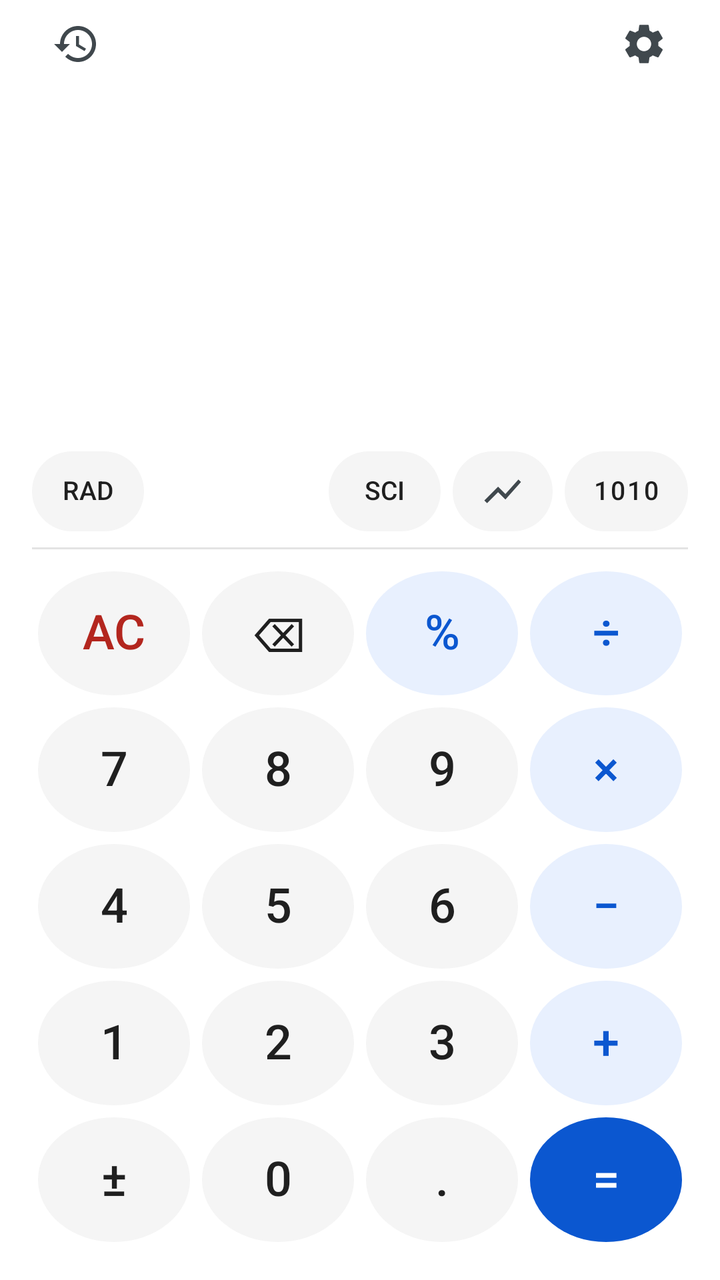
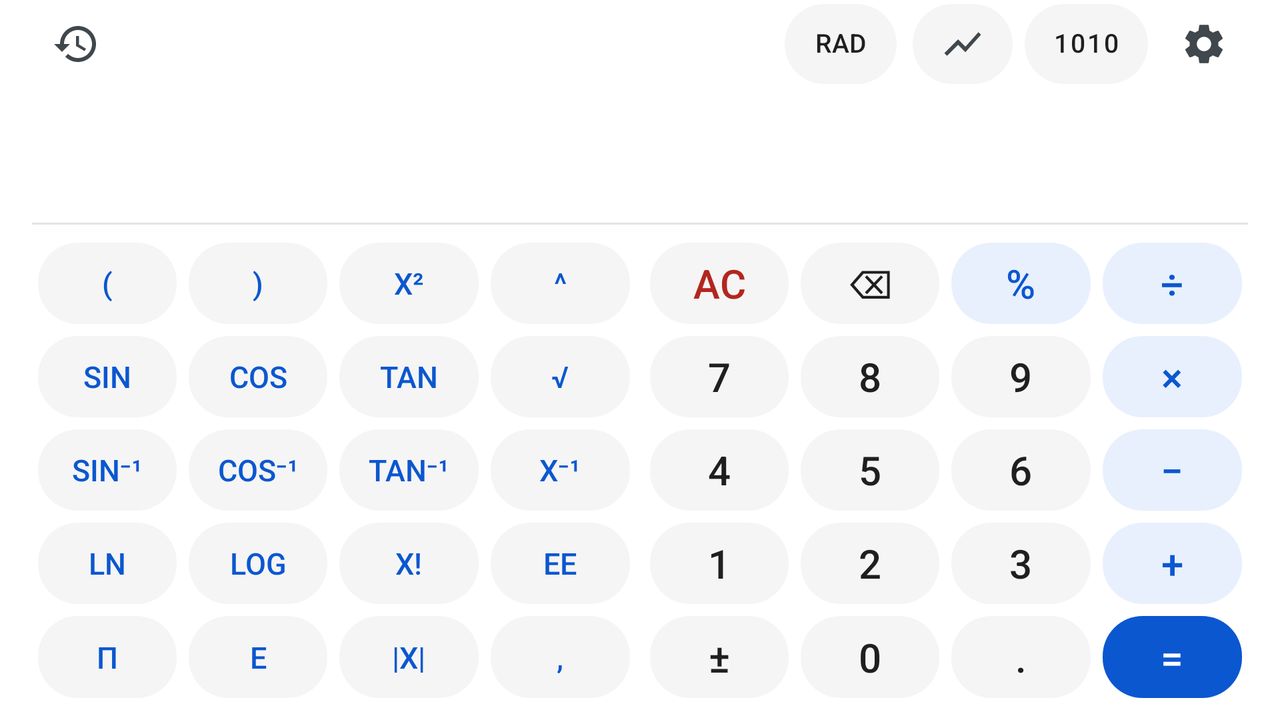

Two renders of one Android screen. The first uses the default layout on a phone; the second uses the alternative layout the repository ships for a different screen configuration, on a matching device. The two XML files are below.
<!-- AndroidManifest.xml: application theme Theme.Calculator -->
<!-- res/layout/activity_main.xml -->
<?xml version="1.0" encoding="utf-8"?>
<LinearLayout xmlns:android="http://schemas.android.com/apk/res/android"
    android:id="@+id/rootLayout"
    android:layout_width="match_parent"
    android:layout_height="match_parent"
    android:orientation="vertical"
    android:background="@color/window_bg"
    android:fitsSystemWindows="true"
    android:paddingHorizontal="@dimen/screen_padding"
    android:paddingBottom="@dimen/screen_padding">

    <LinearLayout
        android:layout_width="match_parent"
        android:layout_height="wrap_content"
        android:orientation="horizontal"
        android:gravity="center_vertical">

        <ImageButton
            android:id="@+id/historyButton"
            style="@style/ToolbarIcon"
            android:src="@drawable/ic_history"
            android:contentDescription="@string/cd_history" />

        <View
            android:layout_width="0dp"
            android:layout_height="1dp"
            android:layout_weight="1" />

        <ImageButton
            android:id="@+id/settingsButton"
            style="@style/ToolbarIcon"
            android:src="@drawable/ic_settings"
            android:contentDescription="@string/cd_settings" />
    </LinearLayout>

    <Space
        android:id="@+id/displaySpacer"
        android:layout_width="match_parent"
        android:layout_height="0dp"
        android:layout_weight="0.3" />

    <HorizontalScrollView
        android:id="@+id/formulaScroll"
        android:layout_width="match_parent"
        android:layout_height="wrap_content"
        android:fillViewport="true"
        android:scrollbars="none"
        android:fadingEdgeLength="20dp"
        android:requiresFadingEdge="horizontal">

        <TextView
            android:id="@+id/formula"
            android:layout_width="wrap_content"
            android:layout_height="wrap_content"
            android:minWidth="1dp"
            android:gravity="end|center_vertical"
            android:maxLines="1"
            android:textColor="@color/display_text"
            android:textSize="@dimen/display_formula_text"
            android:textIsSelectable="true"
            android:fontFamily="sans-serif-light" />
    </HorizontalScrollView>

    <TextView
        android:id="@+id/result"
        android:layout_width="match_parent"
        android:layout_height="wrap_content"
        android:gravity="end|center_vertical"
        android:maxLines="1"
        android:ellipsize="start"
        android:minHeight="30dp"
        android:textColor="@color/result_text"
        android:textSize="@dimen/display_result_text" />

    <LinearLayout
        android:layout_width="match_parent"
        android:layout_height="wrap_content"
        android:orientation="horizontal"
        android:gravity="center_vertical"
        android:layout_marginTop="4dp">

        <Button
            android:id="@+id/angleToggle"
            style="@style/CalcChip"
            android:text="RAD" />

        <View
            android:layout_width="0dp"
            android:layout_height="1dp"
            android:layout_weight="1" />

        <Button
            android:id="@+id/sciToggle"
            style="@style/CalcChip"
            android:layout_marginEnd="6dp"
            android:text="@string/sci_toggle"
            android:contentDescription="@string/cd_sci" />

        <ImageButton
            android:id="@+id/graphButton"
            style="@style/ToolbarChip"
            android:layout_marginEnd="6dp"
            android:src="@drawable/ic_function"
            android:contentDescription="@string/cd_graph" />

        <Button
            android:id="@+id/programmerButton"
            style="@style/CalcChip"
            android:letterSpacing="0.08"
            android:text="@string/prog_toggle"
            android:contentDescription="@string/cd_programmer" />
    </LinearLayout>

    <View
        android:layout_width="match_parent"
        android:layout_height="1dp"
        android:layout_marginVertical="8dp"
        android:background="@color/divider" />

    <LinearLayout
        android:id="@+id/keypadArea"
        android:layout_width="match_parent"
        android:layout_height="0dp"
        android:layout_weight="1"
        android:orientation="vertical">

        <include
            android:id="@+id/sciPad"
            layout="@layout/keypad_scientific"
            android:layout_width="match_parent"
            android:layout_height="0dp"
            android:layout_weight="5"
            android:visibility="gone" />

        <include
            android:id="@+id/numPad"
            layout="@layout/keypad_numeric"
            android:layout_width="match_parent"
            android:layout_height="0dp"
            android:layout_weight="5" />
    </LinearLayout>

</LinearLayout>
<!-- res/layout/keypad_scientific.xml (included above) -->
<?xml version="1.0" encoding="utf-8"?>
<LinearLayout xmlns:android="http://schemas.android.com/apk/res/android"
    android:layout_width="match_parent"
    android:layout_height="wrap_content"
    android:orientation="vertical">

    <LinearLayout style="@style/CalcRow">
        <Button android:id="@+id/keyLparen" style="@style/CalcKey.Sci" android:text="(" />
        <Button android:id="@+id/keyRparen" style="@style/CalcKey.Sci" android:text=")" />
        <Button android:id="@+id/keySqr" style="@style/CalcKey.Sci" android:text="x²" />
        <Button android:id="@+id/keyPow" style="@style/CalcKey.Sci" android:text="^" />
    </LinearLayout>

    <LinearLayout style="@style/CalcRow">
        <Button android:id="@+id/keySin" style="@style/CalcKey.Sci" android:text="sin" />
        <Button android:id="@+id/keyCos" style="@style/CalcKey.Sci" android:text="cos" />
        <Button android:id="@+id/keyTan" style="@style/CalcKey.Sci" android:text="tan" />
        <Button android:id="@+id/keySqrt" style="@style/CalcKey.Sci" android:text="√" />
    </LinearLayout>

    <LinearLayout style="@style/CalcRow">
        <Button android:id="@+id/keyAsin" style="@style/CalcKey.Sci" android:text="sin⁻¹" />
        <Button android:id="@+id/keyAcos" style="@style/CalcKey.Sci" android:text="cos⁻¹" />
        <Button android:id="@+id/keyAtan" style="@style/CalcKey.Sci" android:text="tan⁻¹" />
        <Button android:id="@+id/keyRecip" style="@style/CalcKey.Sci" android:text="x⁻¹" />
    </LinearLayout>

    <LinearLayout style="@style/CalcRow">
        <Button android:id="@+id/keyLn" style="@style/CalcKey.Sci" android:text="ln" />
        <Button android:id="@+id/keyLog" style="@style/CalcKey.Sci" android:text="log" />
        <Button android:id="@+id/keyFact" style="@style/CalcKey.Sci" android:text="x!" />
        <Button android:id="@+id/keyEe" style="@style/CalcKey.Sci" android:text="EE" />
    </LinearLayout>

    <LinearLayout style="@style/CalcRow">
        <Button android:id="@+id/keyPi" style="@style/CalcKey.Sci" android:text="π" />
        <Button android:id="@+id/keyEuler" style="@style/CalcKey.Sci" android:text="e" />
        <Button android:id="@+id/keyAbs" style="@style/CalcKey.Sci" android:text="|x|" />
        <Button android:id="@+id/keyComma" style="@style/CalcKey.Sci" android:text="," />
    </LinearLayout>
</LinearLayout>
<!-- res/layout/keypad_numeric.xml (included above) -->
<?xml version="1.0" encoding="utf-8"?>
<LinearLayout xmlns:android="http://schemas.android.com/apk/res/android"
    android:layout_width="match_parent"
    android:layout_height="wrap_content"
    android:orientation="vertical">

    <LinearLayout style="@style/CalcRow">
        <Button android:id="@+id/keyClear" style="@style/CalcKey.Clear"
            android:text="@string/key_clear" android:contentDescription="@string/cd_clear" />
        <Button android:id="@+id/keyDelete" style="@style/CalcKey"
            android:text="@string/key_delete" android:contentDescription="@string/cd_delete" />
        <Button android:id="@+id/keyPct" style="@style/CalcKey.Op"
            android:text="@string/key_percent" />
        <Button android:id="@+id/keyDiv" style="@style/CalcKey.Op"
            android:text="@string/key_divide" />
    </LinearLayout>

    <LinearLayout style="@style/CalcRow">
        <Button android:id="@+id/key7" style="@style/CalcKey" android:text="7" />
        <Button android:id="@+id/key8" style="@style/CalcKey" android:text="8" />
        <Button android:id="@+id/key9" style="@style/CalcKey" android:text="9" />
        <Button android:id="@+id/keyMul" style="@style/CalcKey.Op"
            android:text="@string/key_multiply" />
    </LinearLayout>

    <LinearLayout style="@style/CalcRow">
        <Button android:id="@+id/key4" style="@style/CalcKey" android:text="4" />
        <Button android:id="@+id/key5" style="@style/CalcKey" android:text="5" />
        <Button android:id="@+id/key6" style="@style/CalcKey" android:text="6" />
        <Button android:id="@+id/keySub" style="@style/CalcKey.Op"
            android:text="@string/key_subtract" />
    </LinearLayout>

    <LinearLayout style="@style/CalcRow">
        <Button android:id="@+id/key1" style="@style/CalcKey" android:text="1" />
        <Button android:id="@+id/key2" style="@style/CalcKey" android:text="2" />
        <Button android:id="@+id/key3" style="@style/CalcKey" android:text="3" />
        <Button android:id="@+id/keyAdd" style="@style/CalcKey.Op"
            android:text="@string/key_add" />
    </LinearLayout>

    <LinearLayout style="@style/CalcRow">
        <Button android:id="@+id/keyNeg" style="@style/CalcKey"
            android:text="@string/key_negate" />
        <Button android:id="@+id/key0" style="@style/CalcKey" android:text="0" />
        <Button android:id="@+id/keyDot" style="@style/CalcKey"
            android:text="@string/key_dot" />
        <Button android:id="@+id/keyEquals" style="@style/CalcKey.Equals"
            android:text="@string/key_equals" />
    </LinearLayout>
</LinearLayout>
<!-- resources referenced by this layout -->
<resources>
  <color name="display_text">#1F1F1F</color>
  <color name="divider">#E3E3E3</color>
  <color name="result_text">#5F6368</color>
  <color name="window_bg">#FFFFFF</color>
  <dimen name="display_formula_text">34sp</dimen>
  <dimen name="display_result_text">22sp</dimen>
  <dimen name="screen_padding">16dp</dimen>
  <string name="cd_clear">Clear</string>
  <string name="cd_delete">Delete last entry</string>
  <string name="cd_graph">Graph</string>
  <string name="cd_history">History</string>
  <string name="cd_programmer">Programmer calculator</string>
  <string name="cd_sci">Scientific keypad</string>
  <string name="cd_settings">Settings</string>
  <string name="key_add">+</string>
  <string name="key_clear">AC</string>
  <string name="key_delete">⌫</string>
  <string name="key_divide">÷</string>
  <string name="key_dot">.</string>
  <string name="key_equals">=</string>
  <string name="key_multiply">×</string>
  <string name="key_negate">±</string>
  <string name="key_percent">%</string>
  <string name="key_subtract">−</string>
  <string name="prog_toggle">1010</string>
  <string name="sci_toggle">SCI</string>
  <style name="CalcKey.Clear">
          <item name="android:textColor">@color/key_text_clear</item>
      </style>
  <style name="CalcKey.Equals">
          <item name="android:background">@drawable/key_circle_equals</item>
          <item name="android:textColor">@color/key_text_equals</item>
      </style>
  <style name="CalcKey.Op">
          <item name="android:background">@drawable/key_circle_accent</item>
          <item name="android:textColor">@color/key_text_op</item>
      </style>
  <style name="CalcKey.Sci">
          <item name="android:background">@drawable/key_background</item>
          <item name="android:textColor">@color/key_text_op</item>
          <item name="android:textSize">16sp</item>
      </style>
  <style name="CalcRow">
          <item name="android:layout_width">match_parent</item>
          <item name="android:layout_height">0dp</item>
          <item name="android:layout_weight">1</item>
          <item name="android:orientation">horizontal</item>
      </style>
  <style name="ToolbarIcon">
          <item name="android:layout_width">44dp</item>
          <item name="android:layout_height">44dp</item>
          <item name="android:background">?android:attr/selectableItemBackgroundBorderless</item>
          <item name="android:scaleType">center</item>
      </style>
  <color name="key_text">#1F1F1F</color>
  <dimen name="key_margin">3dp</dimen>
  <!-- drawable key_circle (drawable) -->
  <?xml version="1.0" encoding="utf-8"?>
  <ripple xmlns:android="http://schemas.android.com/apk/res/android"
      android:color="?android:attr/colorControlHighlight">
      <item>
          <shape android:shape="oval">
              <solid android:color="@color/key_bg" />
          </shape>
      </item>
  </ripple>
  <dimen name="key_text_size">24sp</dimen>
  <color name="key_text_clear">#B3261E</color>
  <!-- drawable key_circle_equals (drawable) -->
  <?xml version="1.0" encoding="utf-8"?>
  <ripple xmlns:android="http://schemas.android.com/apk/res/android"
      android:color="?android:attr/colorControlHighlight">
      <item>
          <shape android:shape="oval">
              <solid android:color="@color/key_bg_equals" />
          </shape>
      </item>
  </ripple>
  <color name="key_text_equals">#FFFFFF</color>
  <!-- drawable key_circle_accent (drawable) -->
  <?xml version="1.0" encoding="utf-8"?>
  <ripple xmlns:android="http://schemas.android.com/apk/res/android"
      android:color="?android:attr/colorControlHighlight">
      <item>
          <shape android:shape="oval">
              <solid android:color="@color/key_bg_accent" />
          </shape>
      </item>
  </ripple>
  <color name="key_text_op">#0B57D0</color>
  <color name="key_bg">#F5F5F5</color>
  <color name="key_bg_equals">#0B57D0</color>
  <color name="key_bg_accent">#E8F0FE</color>
  <!-- some entries are left out for length -->
</resources>
<!-- res/layout-land/activity_main.xml (the repository's variant of the layout above) -->
<!-- drawn on the phone turned sideways -->
<?xml version="1.0" encoding="utf-8"?>
<LinearLayout xmlns:android="http://schemas.android.com/apk/res/android"
    android:id="@+id/rootLayout"
    android:layout_width="match_parent"
    android:layout_height="match_parent"
    android:orientation="vertical"
    android:background="@color/window_bg"
    android:fitsSystemWindows="true"
    android:paddingHorizontal="@dimen/screen_padding"
    android:paddingBottom="8dp">

    <LinearLayout
        android:layout_width="match_parent"
        android:layout_height="wrap_content"
        android:orientation="horizontal"
        android:gravity="center_vertical">

        <ImageButton
            android:id="@+id/historyButton"
            style="@style/ToolbarIcon"
            android:src="@drawable/ic_history"
            android:contentDescription="@string/cd_history" />

        <View
            android:layout_width="0dp"
            android:layout_height="1dp"
            android:layout_weight="1" />

        <Button
            android:id="@+id/angleToggle"
            style="@style/CalcChip"
            android:text="RAD" />

        <Button
            android:id="@+id/sciToggle"
            style="@style/CalcChip"
            android:visibility="gone"
            android:text="@string/sci_toggle" />

        <ImageButton
            android:id="@+id/graphButton"
            style="@style/ToolbarChip"
            android:layout_marginStart="8dp"
            android:src="@drawable/ic_function"
            android:contentDescription="@string/cd_graph" />

        <Button
            android:id="@+id/programmerButton"
            style="@style/CalcChip"
            android:layout_marginStart="6dp"
            android:letterSpacing="0.08"
            android:text="@string/prog_toggle"
            android:contentDescription="@string/cd_programmer" />

        <ImageButton
            android:id="@+id/settingsButton"
            style="@style/ToolbarIcon"
            android:layout_marginStart="6dp"
            android:src="@drawable/ic_settings"
            android:contentDescription="@string/cd_settings" />
    </LinearLayout>

    <Space
        android:id="@+id/displaySpacer"
        android:layout_width="0dp"
        android:layout_height="0dp" />

    <HorizontalScrollView
        android:id="@+id/formulaScroll"
        android:layout_width="match_parent"
        android:layout_height="wrap_content"
        android:fillViewport="true"
        android:scrollbars="none"
        android:fadingEdgeLength="20dp"
        android:requiresFadingEdge="horizontal">

        <TextView
            android:id="@+id/formula"
            android:layout_width="wrap_content"
            android:layout_height="wrap_content"
            android:minWidth="1dp"
            android:gravity="end|center_vertical"
            android:maxLines="1"
            android:textColor="@color/display_text"
            android:textSize="28sp"
            android:textIsSelectable="true"
            android:fontFamily="sans-serif-light" />
    </HorizontalScrollView>

    <TextView
        android:id="@+id/result"
        android:layout_width="match_parent"
        android:layout_height="wrap_content"
        android:gravity="end|center_vertical"
        android:maxLines="1"
        android:ellipsize="start"
        android:minHeight="24dp"
        android:textColor="@color/result_text"
        android:textSize="17sp" />

    <View
        android:layout_width="match_parent"
        android:layout_height="1dp"
        android:layout_marginVertical="6dp"
        android:background="@color/divider" />

    <LinearLayout
        android:id="@+id/keypadArea"
        android:layout_width="match_parent"
        android:layout_height="0dp"
        android:layout_weight="1"
        android:orientation="horizontal">

        <include
            android:id="@+id/sciPad"
            layout="@layout/keypad_scientific"
            android:layout_width="0dp"
            android:layout_height="match_parent"
            android:layout_weight="1" />

        <include
            android:id="@+id/numPad"
            layout="@layout/keypad_numeric"
            android:layout_width="0dp"
            android:layout_height="match_parent"
            android:layout_weight="1"
            android:layout_marginStart="4dp" />
    </LinearLayout>

</LinearLayout>
<!-- resources referenced by the variant -->
<!-- as the phone turned sideways resolves them -->
<resources>
  <color name="display_text">#1F1F1F</color>
  <color name="divider">#E3E3E3</color>
  <color name="result_text">#5F6368</color>
  <color name="window_bg">#FFFFFF</color>
  <dimen name="screen_padding">16dp</dimen>
  <string name="cd_clear">Clear</string>
  <string name="cd_delete">Delete last entry</string>
  <string name="cd_graph">Graph</string>
  <string name="cd_history">History</string>
  <string name="cd_programmer">Programmer calculator</string>
  <string name="cd_settings">Settings</string>
  <string name="key_add">+</string>
  <string name="key_clear">AC</string>
  <string name="key_delete">⌫</string>
  <string name="key_divide">÷</string>
  <string name="key_dot">.</string>
  <string name="key_equals">=</string>
  <string name="key_multiply">×</string>
  <string name="key_negate">±</string>
  <string name="key_percent">%</string>
  <string name="key_subtract">−</string>
  <string name="prog_toggle">1010</string>
  <string name="sci_toggle">SCI</string>
  <style name="CalcKey.Clear">
          <item name="android:textColor">@color/key_text_clear</item>
      </style>
  <!-- from res/values-land/ -->
  <style name="CalcKey.Equals">
          <item name="android:background">@drawable/key_background_equals</item>
          <item name="android:textColor">@color/key_text_equals</item>
      </style>
  <!-- from res/values-land/ -->
  <style name="CalcKey.Op">
          <item name="android:background">@drawable/key_background_accent</item>
          <item name="android:textColor">@color/key_text_op</item>
      </style>
  <!-- from res/values-land/ -->
  <style name="CalcKey.Sci">
          <item name="android:background">@drawable/key_background</item>
          <item name="android:textColor">@color/key_text_op</item>
          <item name="android:textSize">15sp</item>
      </style>
  <style name="CalcRow">
          <item name="android:layout_width">match_parent</item>
          <item name="android:layout_height">0dp</item>
          <item name="android:layout_weight">1</item>
          <item name="android:orientation">horizontal</item>
      </style>
  <style name="ToolbarIcon">
          <item name="android:layout_width">44dp</item>
          <item name="android:layout_height">44dp</item>
          <item name="android:background">?android:attr/selectableItemBackgroundBorderless</item>
          <item name="android:scaleType">center</item>
      </style>
  <!-- drawable key_background (drawable) -->
  <?xml version="1.0" encoding="utf-8"?>
  <ripple xmlns:android="http://schemas.android.com/apk/res/android"
      android:color="?android:attr/colorControlHighlight">
      <item>
          <shape android:shape="rectangle">
              <solid android:color="@color/key_bg" />
              <corners android:radius="20dp" />
          </shape>
      </item>
  </ripple>
  <color name="key_text">#1F1F1F</color>
  <color name="key_text_clear">#B3261E</color>
  <!-- drawable key_background_equals (drawable) -->
  <?xml version="1.0" encoding="utf-8"?>
  <ripple xmlns:android="http://schemas.android.com/apk/res/android"
      android:color="?android:attr/colorControlHighlight">
      <item>
          <shape android:shape="rectangle">
              <solid android:color="@color/key_bg_equals" />
              <corners android:radius="20dp" />
          </shape>
      </item>
  </ripple>
  <color name="key_text_equals">#FFFFFF</color>
  <!-- drawable key_background_accent (drawable) -->
  <?xml version="1.0" encoding="utf-8"?>
  <ripple xmlns:android="http://schemas.android.com/apk/res/android"
      android:color="?android:attr/colorControlHighlight">
      <item>
          <shape android:shape="rectangle">
              <solid android:color="@color/key_bg_accent" />
              <corners android:radius="20dp" />
          </shape>
      </item>
  </ripple>
  <color name="key_text_op">#0B57D0</color>
  <color name="key_bg">#F5F5F5</color>
  <color name="key_bg_equals">#0B57D0</color>
  <color name="key_bg_accent">#E8F0FE</color>
  <!-- some entries are left out for length -->
</resources>
